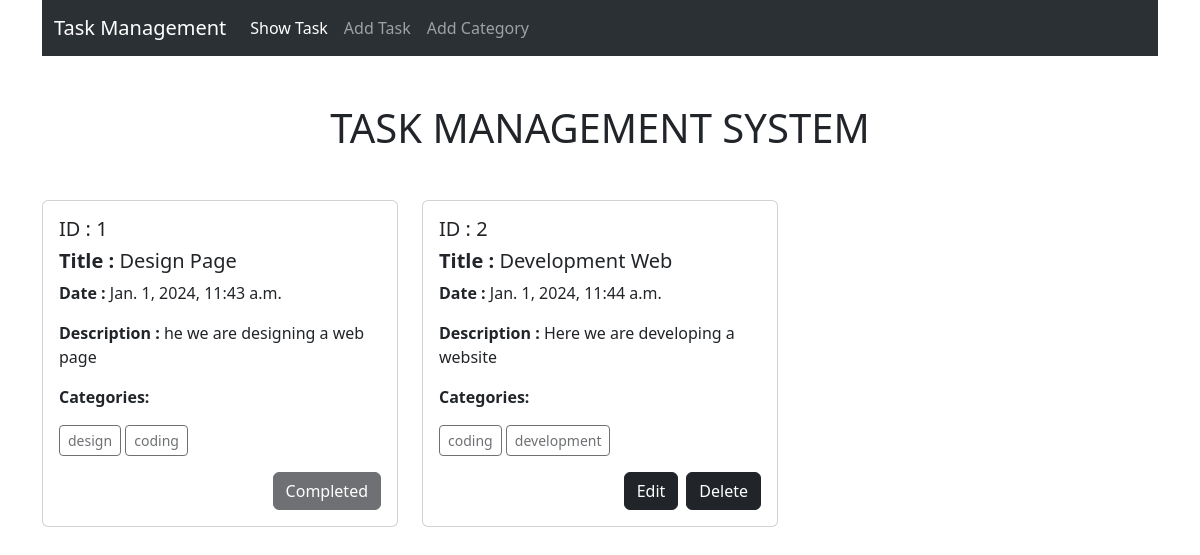
The page / on the database its author committed.
### task/models.py (models this page shows, shortened)
class TaskModel(models.Model):
    taskTitle = models.CharField(max_length=30)
    taskDescription = models.CharField(max_length=100)
    is_completed = models.BooleanField(default=False)
    assigned_date = models.DateTimeField(auto_now_add=True)
    category = models.ManyToManyField(CategoryModel)

### category/models.py (models this page shows, shortened)
class CategoryModel(models.Model):
    categoryName = models.CharField(max_length=25)

### task_management_system/views.py (the view)
# urls.py: path("", views.index, name="home"),
def index(request):
    task = TaskModel.objects.all()
    return render(request, "index.html", {"data": task})

### templates/index.html
{% extends 'base.html' %}
{% block content %}
  <h1 class="text-center my-5 text-uppercase">Task Management System</h1>
  <div class="row g-4 mb-5">
    {% for i in data %}
      <div class="col-sm-4 mb-3 mb-sm-0">
        <div class="card">
          <div class="card-body">
            <h5 class="card-text"><span class="fw-medium">ID :</span> {{ i.id }}</h5>
            <h5 class="card-title"><span class="fw-bold">Title :</span> {{ i.taskTitle }}</h5>
            <p class="card-text">
              <span class="fw-bold">Date :</span> {{ i.assigned_date }}
            </p>
            <p class="card-text">
              <span class="fw-bold">Description :</span> {{ i.taskDescription }}
            </p>
            <p class="fw-bold">Categories:</p>
            {% for cat in i.category.all %}
              <a href="#" class="btn btn-sm btn-outline-dark disabled">{{ cat.categoryName }}</a>
            {% endfor %}
            <br />
            <div class="mt-3 d-flex justify-content-end gap-2">
              {% if i.is_completed == False %}
                <a class="btn btn-dark" href="{% url 'edit' i.id %}">Edit</a>
                <a class="btn btn-dark" href="{% url 'delete' i.id %}">Delete</a>
              {% else %}
                <a class="btn btn-dark disabled" href="">Completed</a>
              {% endif %}
            </div>
          </div>
        </div>
      </div>
    {% endfor %}
  </div>
{% endblock %}

### templates/base.html (shortened to what this page needs)
<!DOCTYPE html>
<html lang="en">
  <head>
    <link href="https://cdn.jsdelivr.net/npm/bootstrap@5.3.2/dist/css/bootstrap.min.css" rel="stylesheet" />
  </head>
  <body class="container">
    <nav class="navbar navbar-expand-lg bg-body-tertiary" data-bs-theme="dark">
      <div class="container-fluid">
        <a class="navbar-brand" href="{% url 'home' %}">Task Management</a>
        <div class="collapse navbar-collapse" id="navbarSupportedContent">
          <ul class="navbar-nav me-auto mb-2 mb-lg-0">
            <li class="nav-item">
              <a class="nav-link active" aria-current="page" href="{% url 'home' %}">Show Task</a>
            </li>
            <li class="nav-item">
              <a class="nav-link" href="{% url 'task' %}">Add Task</a>
            </li>
            <li class="nav-item">
              <a class="nav-link" href="{% url 'category' %}">Add Category</a>
            </li>
          </ul>
        </div>
      </div>
    </nav>
    {% block content %}
    {% endblock %}
  </body>
</html>

### rows shown on the page
TaskModel: id "1", taskTitle "Design Page", assigned_date "Jan. 1, 2024, 11:43 a.m.", taskDescription "he we are designing a web page", is_completed "Completed"
CategoryModel: categoryName "design"
CategoryModel: categoryName "coding"
TaskModel: id "2", taskTitle "Development Web", assigned_date "Jan. 1, 2024, 11:44 a.m.", taskDescription "Here we are developing a website", is_completed "Edit"
CategoryModel: categoryName "development"
